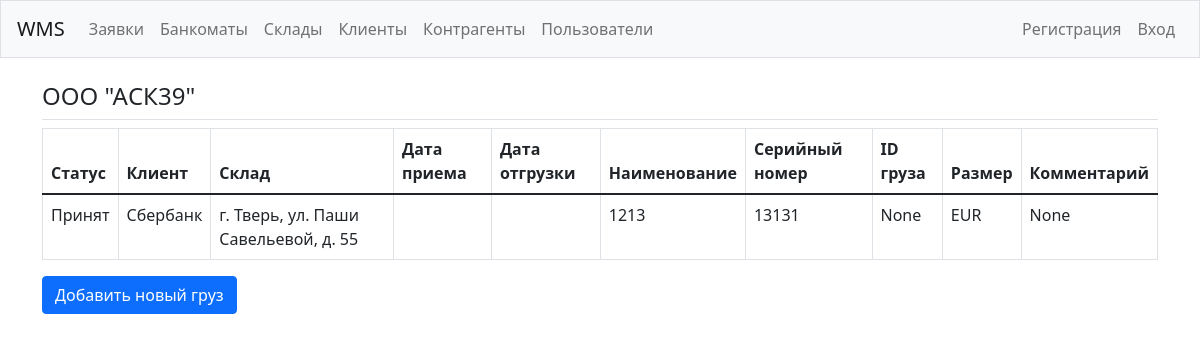
Page /contractors/1/ on the earlier database version.
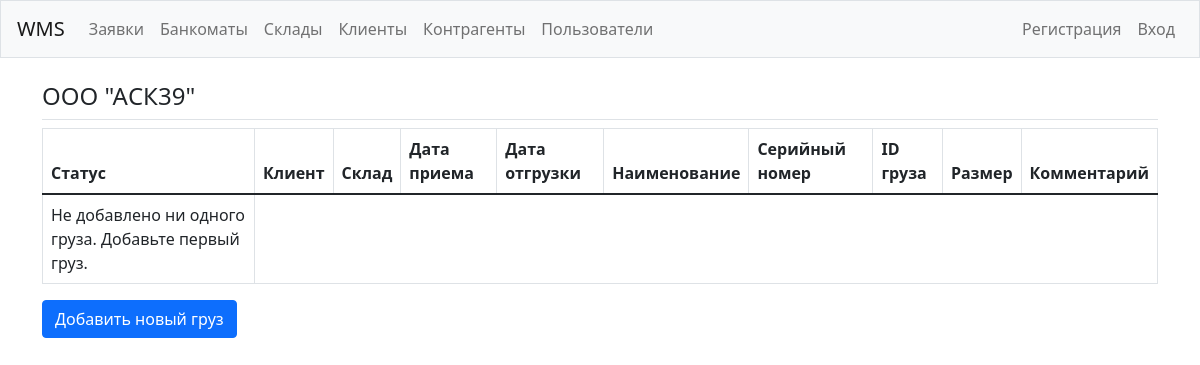
Same page on the later database version.
### wms/models.py (models this page shows, shortened)
class Atm(models.Model):
    status = models.CharField(
        max_length=10,
        choices=Status.choices,
        default=Status.in_reserve,
    )
    client = models.ForeignKey(Client, on_delete=models.SET_NULL, null=True)
    storage = models.ForeignKey(Storage, on_delete=models.SET_NULL, null=True)
    date_in = models.DateField('Дата приема', blank=True, null=True)
    date_out = models.DateField('Дата отгрузки', blank=True, null=True)
    name = models.CharField(max_length=200)
    serial_num = models.CharField(max_length=200)
    atm_id = models.CharField(max_length=200, blank=True, null=True)
    size = models.CharField(
        max_length=10,
        choices=Size.choices,
        default=Size.EUR,
    )
    commentary = models.CharField(max_length=200, blank=True, null=True)

class Client(models.Model):
    name = models.CharField(max_length=200)
    pub_date = models.DateTimeField('date published', auto_now_add=True)
    def __str__(self):
        return self.name

class Storage(models.Model):
    contractor = models.ForeignKey(Contractor, on_delete=models.SET_NULL, null=True)
    address = models.CharField(max_length=200)
    rate_pallet = models.DecimalField(max_digits=9999, decimal_places=2, null=True)
    rate_oversize_pallet = models.DecimalField(max_digits=9999, decimal_places=2, null=True)
    rate_volume = models.DecimalField(max_digits=9999, decimal_places=2, null=True)
    rate_in = models.DecimalField(max_digits=9999, decimal_places=2, null=True)
    rate_out = models.DecimalField(max_digits=9999, decimal_places=2, null=True)
    rate_oversize_in = models.DecimalField(max_digits=9999, decimal_places=2, null=True)
    rate_oversize_out = models.DecimalField(max_digits=9999, decimal_places=2, null=True)
    def __str__(self):
        return self.address

### wms/views.py (the view)
# urls.py: path('contractors/<int:contractor_id>/', views.contractor, name='contractor'),
def contractor(request, contractor_id):
    contractor = Contractor.objects.get(id=contractor_id)
    storages = Storage.objects.get(id=contractor_id)
    atms = storages.atm_set.order_by('-date_in')
    context = {'contractor': contractor, 'storages': storages, 'atms': atms}
    return render(request, 'wms/contractor.html', context)

### wms/models.py (called while the page is built)
    def __str__(self):
        return self.name

### wms/templates/wms/contractor.html
{% extends "wms/base.html" %}
{% block page_header %}
  <h4>{{ contractor }}</h4>
{% endblock page_header %}
{% block content %}
<table class="table table-bordered">
  <thead>
    <tr>
      <th scope="col">Статус</th>
      <th scope="col">Клиент</th>
      <th scope="col">Склад</th>
      <th scope="col">Дата приема</th>
      <th scope="col">Дата отгрузки</th>
      <th scope="col">Наименование</th>
      <th scope="col">Серийный номер</th>
      <th scope="col">ID груза</th>
      <th scope="col">Размер</th>
      <th scope="col">Комментарий</th>
    </tr>
  </thead>
  <tbody>
    {% for atm in atms %}
      <tr>
        <td>{{ atm.status }}</td>
        <td>{{ atm.client }}</td>
        <td>{{ atm.storage }}</td>
        <td>{{ atm.date_in|date:'d.m.Y' }}</td>
        <td>{{ atm.date_out|date:'d.m.Y' }}</td>
        <td>{{ atm.name }}</td>
        <td>{{ atm.serial_num }}</td>
        <td>{{ atm.atm_id }}</td>
        <td>{{ atm.size }}</td>
        <td>{{ atm.commentary }}</td>
      </tr>
    {% empty %}
      <tr>
        <td>Не добавлено ни одного груза. Добавьте первый груз.</td>
      </tr>
    {% endfor %}
  </tbody>
</table>
<div>
  <a class="btn btn-primary mb-3" href="{% url 'wms:new_atm' %}">Добавить новый груз</a>
</div>
{% endblock content %}

Differences in the rows shown:
removed Atm: status "Принят", client "Сбербанк", storage "г. Тверь, ул. Паши Савельевой, д. 55", name "1213", serial_num "13131", atm_id "None", size "EUR", commentary "None"
Other differences:
text now shown: "Не добавлено ни одного груза. Добавьте первый груз."
